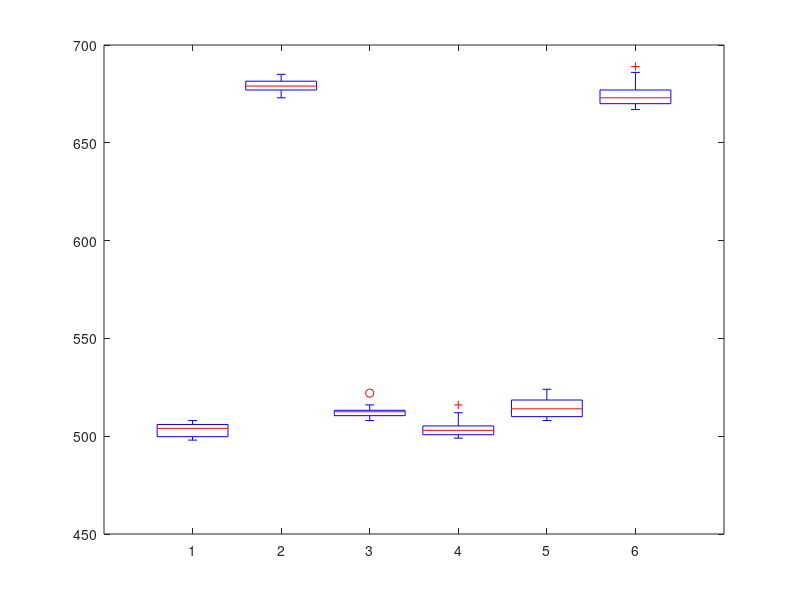

Write the MATLAB code that produced this figure. (Note: this script raises an error after producing the figure.)
close all; clear; clc

M = csvread('data.csv');
M = M';
boxplot(M)

[m, n] = size(M);
for i = 2:n
  figure
  histogram(M(:,i))
end
